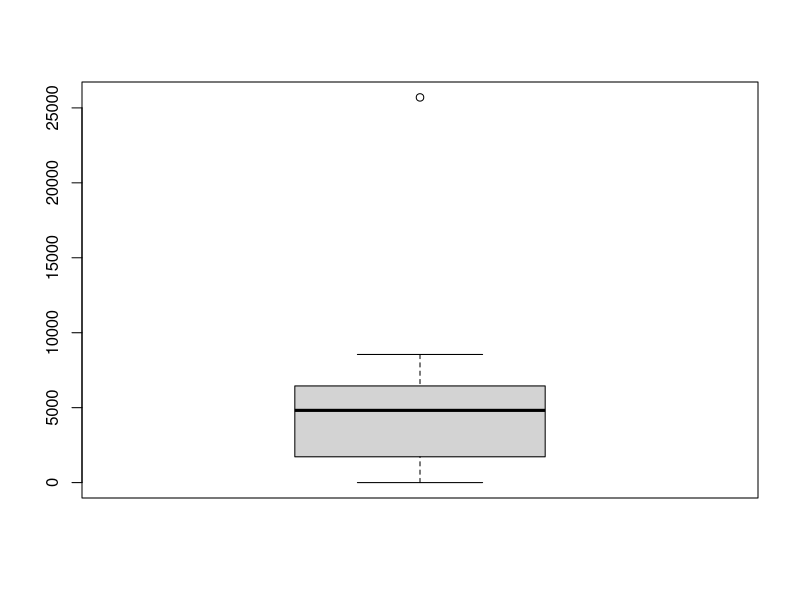
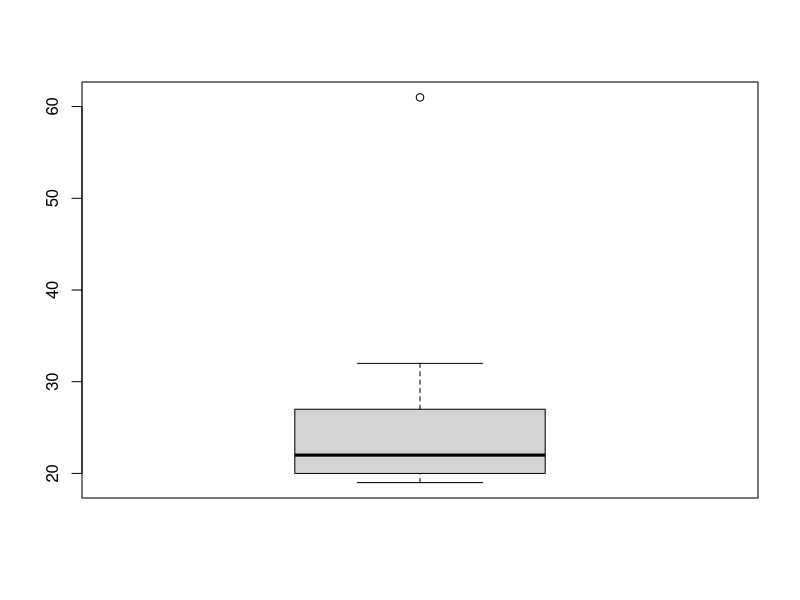
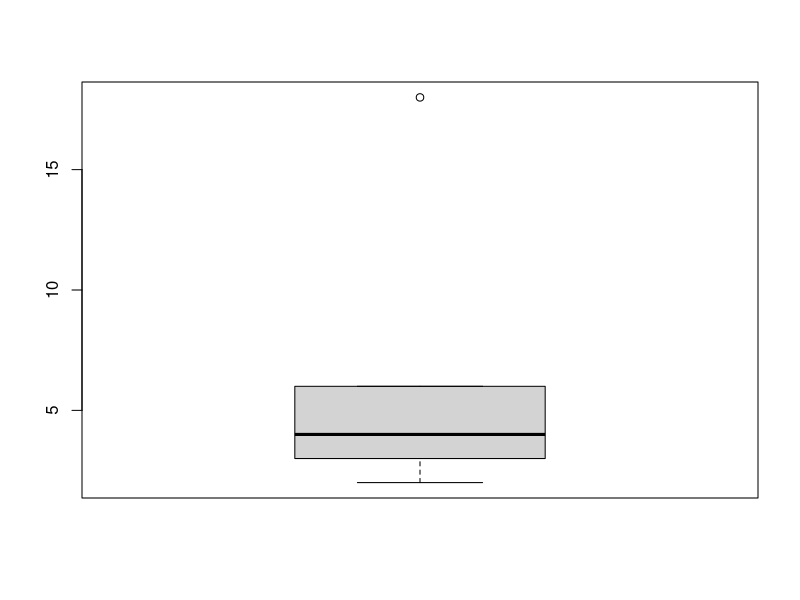
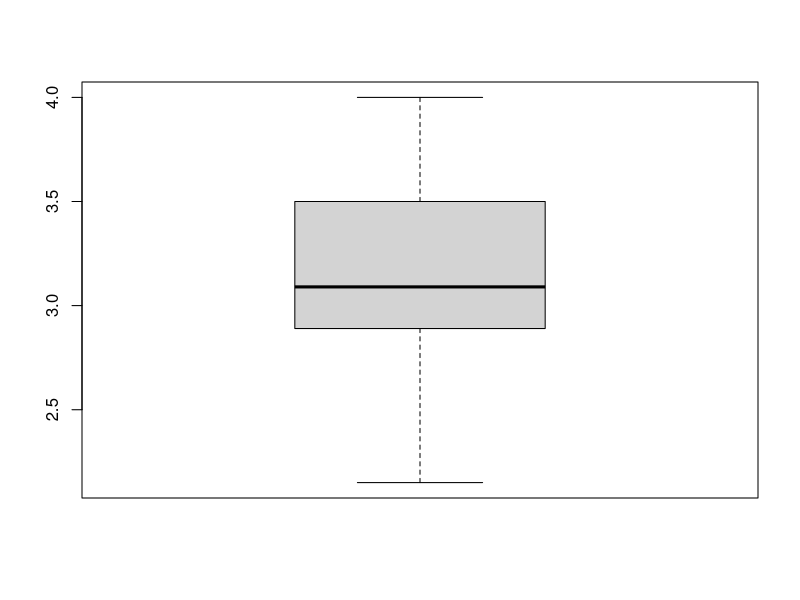
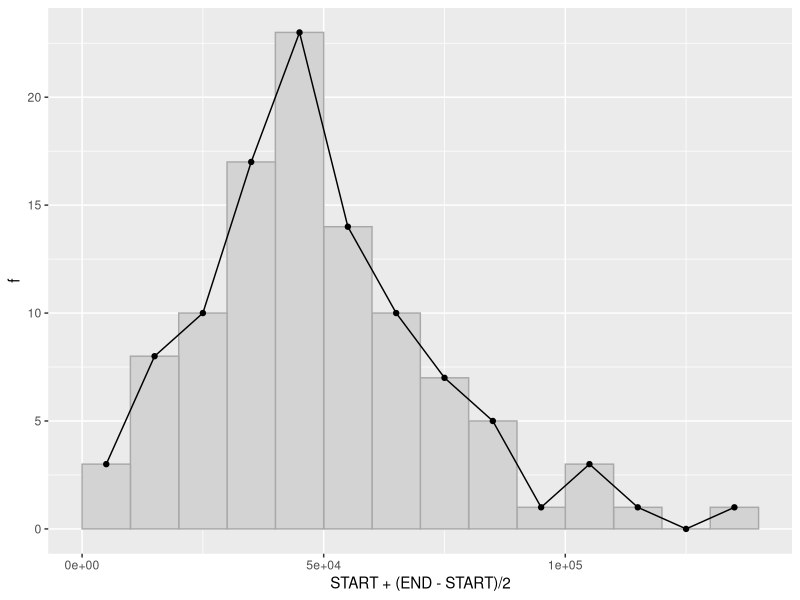
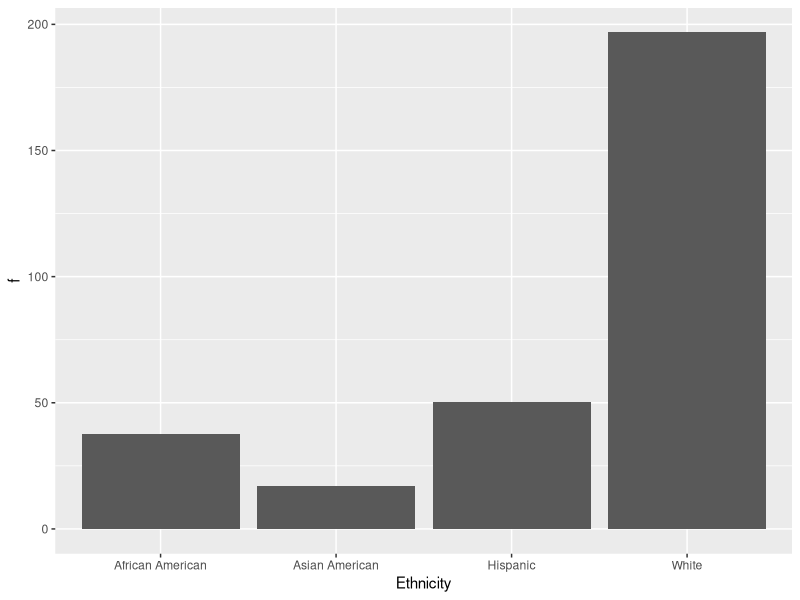
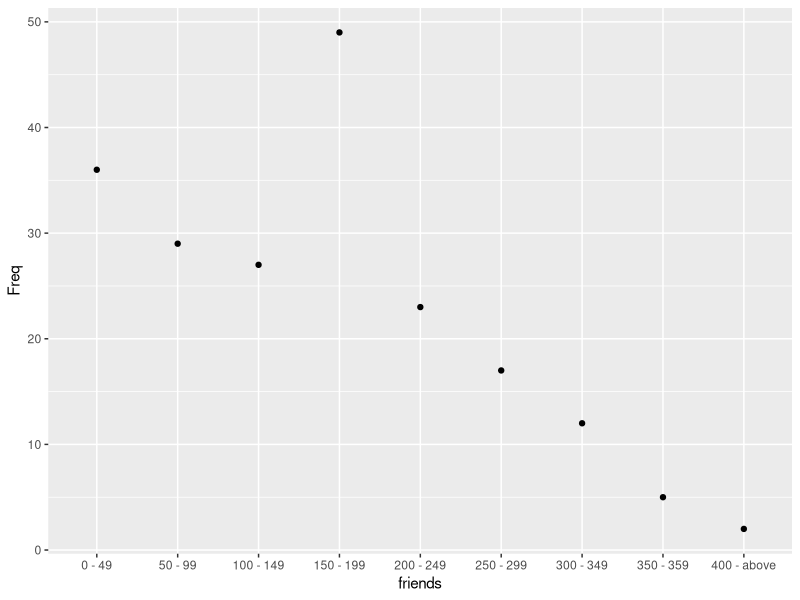
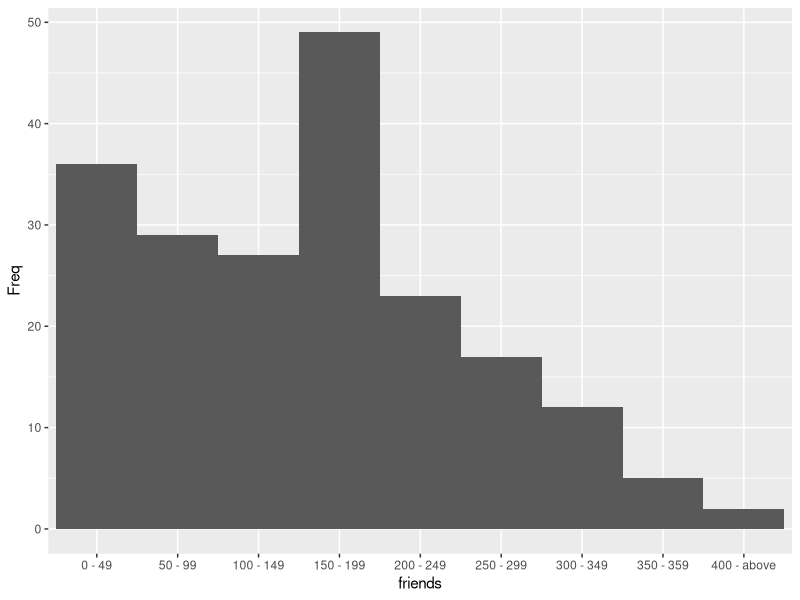

Write the R code that produced these figures, in order.
# STATISTICS
# WITTE
# 2024-05-22

# PACKAGES ----------------------------------------------------------------

library(tidyverse)

# DESCRIBING DATA WITH TABLES AND GRAPHS ----------------------------------

# PROGRESS CHECK 2.2

scores <- c(91, 87, 95, 123, 98, 110, 112, 85, 96, 71, 80, 69, 109, 90,
            84, 75, 105, 100, 99, 94, 90, 79, 86, 90, 93, 95, 100, 98,
            80, 104, 77, 108, 90, 103, 89)

boundaries_low <- seq(65, 120, 5)
boundaries_high <- seq(69, 124, 5)

paste(boundaries_low, boundaries_high, sep = "-")

data.frame(
  table(
    cut(x = scores,
    breaks = seq(65, 125, 5),
    labels = paste(boundaries_low, boundaries_high, sep = "-"),
    right = FALSE)))

# PROGRESS CHECK 2.4

summer_income <- c(6450, 4820, 5650, 1720, 600, 0, 3482, 25700, 8548)
age <- c(20, 19, 61, 32, 19, 22, 23, 27, 21)
family_size <- c(2, 4, 3, 6, 18, 2, 6, 3, 4)
gpa <- c(2.3, 4, 3.56, 2.89, 2.15, 3.01, 3.09, 3.5, 3.2)

boxplot(summer_income)
boxplot(age)
boxplot(family_size)
boxplot(gpa)

boxplot.stats(summer_income)$out
boxplot.stats(age)$out
boxplot.stats(family_size)$out
boxplot.stats(gpa)$out

# PROGRESS CHECK 2.5

df <- tibble(
  GRE = paste(seq(725, 475, -25), seq(749, 499, -25), sep = "-"),
  f = c(1, 3, 14, 30, 34, 42, 30, 27, 13, 4, 2))

df |> 
  mutate(f_rel = f / sum(f))

# PROGRESS CHECK 2.6

df |> 
  arrange(GRE) |> 
  mutate(f_cumul = cumsum(f),
         f_cumul_pct = round(100 * f_cumul / max(f_cumul)))

# PROGRESS CHECK 2.8

ratings <- tibble(rating = c("PG", "G", "R", "NC-17", "PG", "PG-13", "PG", "NC-17",
                             "PG", "R", "R", "PG", "PG-13", "PG", "PG","G",
                             "G", "PG", "R", "PG-13"))

ratings |> 
  summarise(n = n(), .by = rating) |> 
  mutate(rating = fct(rating, levels = c("NC-17", "R", "PG-13", "PG", "G"))) |> 
  arrange(rating) |> 
  mutate(rel_freq_pct = 100 * n / sum(n)) |> 
  arrange(rev(rating)) |> 
  mutate(cumul_f = cumsum(rel_freq_pct))

# PROGRESS CHECK 2.9

df <- tibble(
  INCOME = paste(seq(130000, 0, -10000),
                 seq(139999, 9999, -10000), sep = "-"),
  f = c(1, 0, 1, 3, 1, 5, 7, 10, 14, 23, 17, 10, 8, 3))

df |> 
  separate(col = INCOME, into = c("START", "END"), sep = "-") |> 
  mutate(START = as.numeric(START),
         END = as.numeric(END)) |> 
  ggplot() +
  geom_rect(aes(xmin = START, xmax = END, ymin = 0, ymax = f),
            fill = "lightgrey", col = "darkgrey") +
  geom_point(aes(x = START + (END - START) / 2, y = f)) +
  geom_line(aes(x = START + (END - START) / 2, y = f))

# PROGRESS CHECK 2.10

scores <- c(120, 126, 108, 102, 98, 85, 141, 132, 118, 88, 123, 109,
            117, 124, 137, 106, 99, 104, 78, 143, 111, 113, 96)

stem(scores, scale = 2)

# PROGRESS CHECK 2.12

pop <- tibble(
  Ethnicity = c("African American", "Asian American", "Hispanic", "White"),
  f = c(37.7, 17.2, 50.5, 196.8)
)

ggplot(pop) +
  geom_col(aes(x = Ethnicity, y = f))

# REVIEW QUESTION 2.14
nb_res <- c(1, 4, 2, 3, 3, 1, 6, 7, 4, 3, 3, 9, 2, 4, 2, 2, 3, 2, 3, 4,
            4, 2, 3, 3, 5)
data.frame(table(nb_res))

# REVIEW QUESTION 2.15
friends <- c(rep("400 - above", 2),
             rep("350 - 359", 5),
             rep("300 - 349", 12),
             rep("250 - 299", 17),
             rep("200 - 249", 23),
             rep("150 - 199", 49),
             rep("100 - 149", 27),
             rep("50 - 99", 29),
             rep("0 - 49", 36))

friends <- fct_rev(fct_inorder(friends))

df <- data.frame(table(friends))

df |> 
  ggplot(aes(x = friends, y = Freq)) +
  geom_point()

df |> 
  mutate(RelFreq = Freq / sum(Freq),
         RelFreqPct = 100 * RelFreq,
         RelFreqPctCumul = cumsum(RelFreqPct))

df |> 
  ggplot(aes(x = friends, y = Freq)) +
  geom_col(width = 1)

df

# REVIEW QUESTION 2.16

meditators <- c(3.25, 3.56, 3.57, 2.95, 3.56, 3.45, 3.10, 2.58, 3.30,
                2.25, 3.33, 2.45, 3.30, 3.78, 3.00, 2.75, 2.95, 3.43,
                2.75, 2.25, 3.75, 3.56, 3.75, 3.35, 3.09, 3.56, 3.47)

non_meditators <- c(3.67, 2.50, 3.50, 2.80, 2.83, 3.25, 2.90, 2.34, 3.59,
                    3.79, 2.75, 2.67, 2.65, 3.10, 2.76, 2.10, 3.20, 3.00,
                    3.00, 1.90, 2.90, 2.58, 3.37, 2.86, 2.66, 2.37, 3.08)
summary(meditators)
summary(non_meditators)

boundaries_low <- seq(1.75, 3.75, 0.25)
boundaries_high <- seq(2, 4, 0.25)

paste(boundaries_low, boundaries_high, sep = "-")

freq_med <- data.frame(
  table(
    cut(x = meditators,
        breaks = seq(1.75, 4, 0.25),
        labels = paste(boundaries_low, boundaries_high, sep = "-"),
        right = FALSE))) |> 
  tibble() |> 
  select(class = Var1, freq_med = Freq)

freq_nonmed <- data.frame(
  table(
    cut(x = non_meditators,
        breaks = seq(1.75, 4, 0.25),
        labels = paste(boundaries_low, boundaries_high, sep = "-"),
        right = FALSE))) |> 
  tibble() |> 
  select(class = Var1, freq_nonmed = Freq)

freq_tbl <- left_join(freq_med, freq_nonmed)


freq_tbl

non_meditators[non_meditators < 2]

ggplot(freq_tbl) +
  geom_col(aes(x = class, y = freq_med),
           col = "lightblue", fill = "lightblue", alpha = 0.5,
           width = 1) +
  geom_col(aes(x = class, y = freq_nonmed),
           col = "lightgreen", fill = "lightgreen", alpha = 0.5,
           width = 1)

# REVIEW QUESTION 2.17

ages_low <- seq(65, 0, -5)
ages_high <- c("above", seq(64, 4, -5))

df <- tibble(
  AGE = paste(ages_low, ages_high, sep = "-"),
  SMALL_TOWN_F = c(105, 53, 45, 40, 44, 38, 31, 27, 25, 20, 20, 19, 17, 16),
  US_POP_PCT = c(13, 5, 6, 7, 7, 7, 7, 6, 7, 7, 7, 7, 7, 7)
)

df |> 
  mutate(SMALL_TOWN_PCT = 100 * SMALL_TOWN_F / sum(SMALL_TOWN_F)) |> 
  rowid_to_column() |> 
  ggplot() +
  geom_line(aes(x = rowid, y = SMALL_TOWN_PCT), col = "red", linewidth = 1) +
  geom_line(aes(x = rowid, y = US_POP_PCT), col = "blue", linewidth = 1)

# REVIEW QUESTION 2.18

df <- tibble(
  FIELD = c("Business", "Social sciences", "Education", "Health sciences", "Psychology",
            "Engineering", "Life sciences", "Fine arts",
            "Communications", "Computer sciences", "English"),
  MALES = c(190, 90.6, 21.8, 24.9, 25.4, 81.3, 39.5, 37.2, 33.5, 39.8, 17),
  FEMALES = c(176.7, 87.9, 84, 138.6, 83.6, 17.3, 56.3, 58.6, 55.2, 8.6, 36.8)
)

df |> 
  mutate(M_PCT = 100 * MALES / sum(MALES),
         F_PCT = 100 * FEMALES / sum(FEMALES)) |> 
  select(FIELD, M_PCT, F_PCT) |> 
  pivot_longer(cols = -FIELD, names_to = "SEX", values_to = "PCT") |> 
  mutate(SEX = case_when(SEX == "M_PCT" ~ "MALE",
                         .default = "FEMALE")) |> 
  ggplot() +
  geom_col(aes(x = FIELD, y = PCT, fill = SEX), position = "dodge")

# DESCRIBING DATA WITH AVERAGES -------------------------------------------

# PROGRESS CHECK 3.1
ages <- c(60, 63, 45, 63, 65, 70, 55, 63, 60, 65, 63)
names(sort(-table(ages)))[1]

# PROGRESS CHECK 3.2
mpg <- c(26.3, 28.7, 27.4, 26.6, 27.4, 26.9)
names(sort(-table(mpg)))[1]

# PROGRESS CHECK 3.3
ages <- c(60, 63, 45, 63, 65, 70, 55, 63, 60, 63, 65)
ages_sorted <- sort(ages)
val <- (length(ages_sorted) + 1) / 2
ages_sorted[val]
median(ages)

# PROGRESS CHECK 3.4
miles <- c(26.3, 28.7, 27.4, 26.6, 27.4, 26.9)
miles_sorted <- sort(miles)
val <- (length(miles_sorted) + 1) / 2
miles_median <- (miles_sorted[floor(val)] + miles_sorted[ceiling(val)]) / 2
median(miles)

# PROGRESS CHECK 3.5
ages <- c(60, 63, 45, 63, 65, 70, 55, 63, 60, 63, 65)
sum(ages) / length(ages)
mean(ages)

# PROGRESS CHECK 3.6
miles <- c(26.3, 28.7, 27.4, 26.6, 27.4, 26.9)
sum(miles) / length(miles)
mean(miles)

# PROGRESS CHECK 3.8
locations <- c("DB", "C", "O", "DB", "DB", "SP", "SP", "C",
               "C", "LH", "C", "DB", "LH", "DB", "DB", "O",
               "DB", "O", "LH", "DB")
names(sort(-table(locations)))[1]
table(locations)

# REVIEW QUESTION 3.9
scores <- c(1, 3, 4, 1, 0, 2, 5, 8, 0, 2, 3, 4, 7, 11, 0, 2, 3, 3)
table(scores)
names(sort(-table(scores)))[1]  # 3

scores_sorted <- sort(scores)
val <- (length(scores_sorted) + 1) / 2

scores_median <- (scores_sorted[floor(val)] + scores_sorted[ceiling(val)]) / 2  # 3
median(scores)

scores_mean <- sum(scores) / length(scores)  # 3.278
mean(scores)

# REVIEW QUESTION 3.10
errors <- c(2, 17, 5, 3, 28, 7, 5, 8, 5, 6, 2, 12, 10, 4, 3)

names(sort(table(errors), decreasing = TRUE)[1])  # mode = 5

errors_sorted <- sort(errors)
val <- (length(errors) + 1) / 2
errors_sorted[8]  # median = 5
median(errors)

sum(errors) / length(errors)  # mean = 7.8
mean(errors)

# REVIEW QUESTION 3.11
mean(c(5, 5, 15))
median(c(5, 5, 15))  # median

mean(c(5, 10, 10))  # mean
median(c(5, 10, 10))

mean(c(3, 3, 10))
median(c(3, 3, 10))  # median

mean(c(1, 6, 11))  # mean or median
median(c(1, 6, 11))

# REVIEW QUESTION 3.14
scores <- c(3, 6, 2, 0, 4)
sum(scores - mean(scores))

sum(scores - 5)

# REVIEW QUESTION 3.15
ratings <- tibble(rating = c("PG", "G", "R", "NC-17", "PG", "PG-13", "PG", "NC-17",
                             "PG", "R", "R", "PG", "PG-13", "PG", "PG","G",
                             "G", "PG", "R", "PG-13"))

ratings |> 
  summarise(n = n(), .by = rating) |> 
  mutate(rating = fct(rating, levels = c("NC-17", "R", "PG-13", "PG", "G"))) |> 
  mutate(pct = n / sum(n),
         cumul_n = cumsum(n),
         cumul_pct = cumsum(100 * cumul_n / sum(cumul_n)))

# REVIEW QUESTION 3.18

mean(c(1, 2, 10, 7))
mean(c(2, 4, 1, 5, 7, 7, 9))
mean(c(6, 9, 2, 7, 1, 2, 8))
